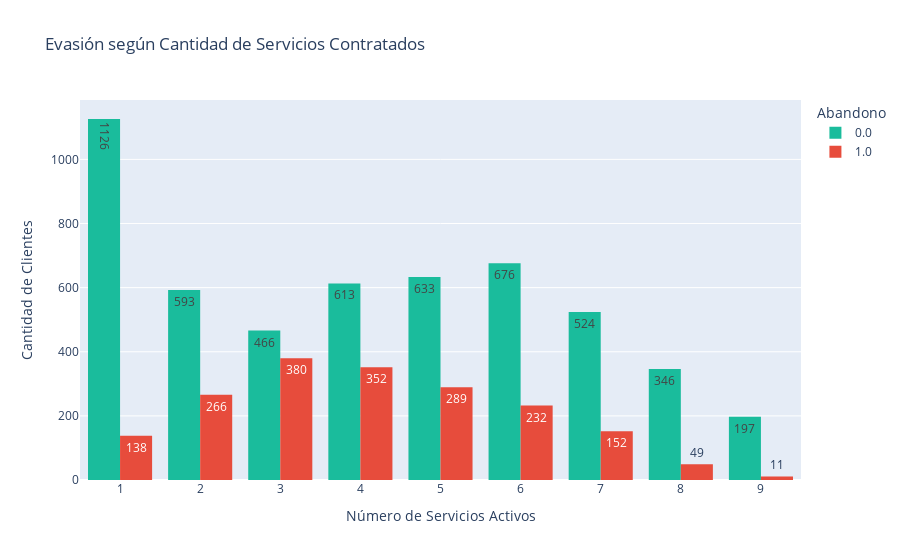

The notebook cell saved with this chart:
### Markdown cell above
### ANÁLISIS: CANTIDAD DE SERVICIOS VS EVASIÓN 
¿Tener más servicios hace que el cliente sea más fiel o que huya por el precio?

### Code cell
fig_bar_servicios = px.histogram(df, x='Total_Servicios', 
                                 color='Abandono',
                                 barmode='group',
                                 title='Evasión según Cantidad de Servicios Contratados',
                                 text_auto=True,
                                 color_discrete_map={0: COLORES['Secundario'], 1: COLORES['Alerta']})

fig_bar_servicios.update_layout(
    xaxis_title="Número de Servicios Activos",
    yaxis_title="Cantidad de Clientes",
    bargap=0.2
)

fig_bar_servicios.show()

### Figure 1 — Plotly figure (JSON) as saved in the notebook; plotly's stock layout.template omitted (floating-point values rounded to 4 significant figures; data arrays with more than 128 entries replaced by an {"elided": "..."} marker saying what was removed)
{"data": [{"alignmentgroup": "True", "bingroup": "x", "hovertemplate": "Abandono=0.0<br>Total_Servicios=%{x}<br>count=%{y}<extra></extra>", "legendgroup": "0.0", "marker": {"color": "#1ABC9C", "pattern": {"shape": ""}}, "name": "0.0", "offsetgroup": "0.0", "orientation": "v", "showlegend": true, "texttemplate": "%{value}", "type": "histogram", "x": {"elided": "5174 int values"}, "xaxis": "x", "yaxis": "y"}, {"alignmentgroup": "True", "bingroup": "x", "hovertemplate": "Abandono=1.0<br>Total_Servicios=%{x}<br>count=%{y}<extra></extra>", "legendgroup": "1.0", "marker": {"color": "#E74C3C", "pattern": {"shape": ""}}, "name": "1.0", "offsetgroup": "1.0", "orientation": "v", "showlegend": true, "texttemplate": "%{value}", "type": "histogram", "x": {"elided": "1869 int values"}, "xaxis": "x", "yaxis": "y"}], "layout": {"bargap": 0.2, "barmode": "group", "legend": {"title": {"text": "Abandono"}, "tracegroupgap": 0}, "title": {"text": "Evasión según Cantidad de Servicios Contratados"}, "xaxis": {"anchor": "y", "domain": [0, 1], "title": {"text": "Número de Servicios Activos"}}, "yaxis": {"anchor": "x", "domain": [0, 1], "title": {"text": "Cantidad de Clientes"}}}}
